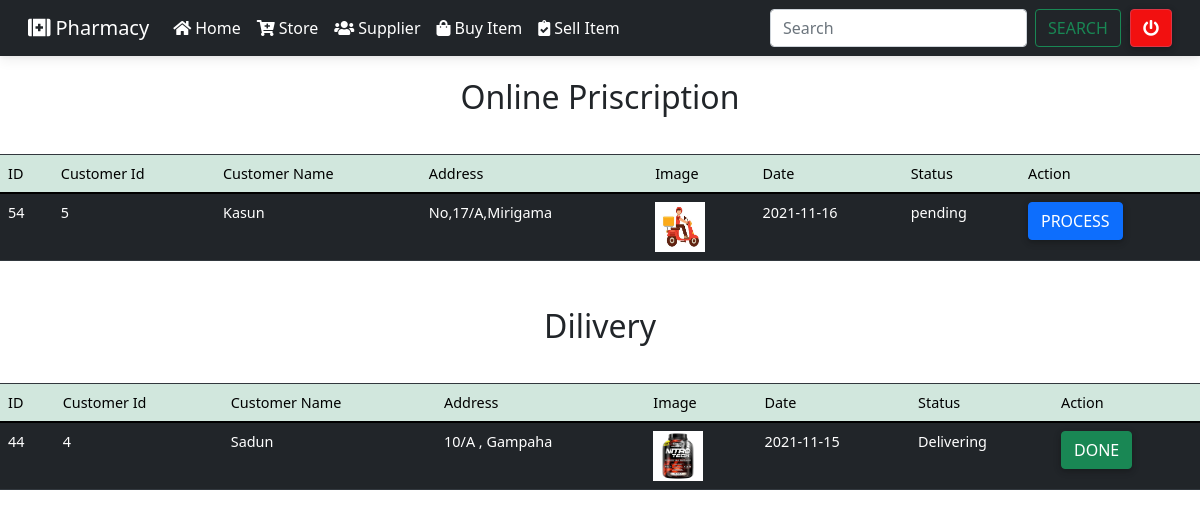
Page /Admin/priscription.php (signed in) on the committed database.
### tables this page shows
CREATE TABLE `pris` (
  `id` int(20) NOT NULL,
  `cus_id` varchar(50) NOT NULL,
  `cus_name` varchar(200) NOT NULL,
  `address` varchar(200) NOT NULL,
  `image` varchar(200) NOT NULL,
  `email` varchar(200) NOT NULL,
  `status` varchar(20) NOT NULL,
  `date` date NOT NULL DEFAULT current_timestamp(),
  `ms` varchar(255) NOT NULL
);

### Admin/priscription.php (the view, shortened to what this page needs)
<?php include('includes/header.php'); ?>
<?php include('includes/navbar.php'); ?>
<?php include('database/connection.php');?>
<div class="table"></br>
    <div class="">
        <h2><center>Online Priscription</center></h2>
    </div></br>
    <div class="widget-content nopadding">
        <table id="dataTable" class="table table-dark  table-hover">
            <thead class="table-success">
                <tr>
                    <th>ID</th>
                    <th>Customer Id</th>
                    <th>Customer Name</th>
                    <th>Address</th>
                    <th>Image</th>
                    <th>Date</th>
                    <th>Status</th>
                    <th>Action</th>
                </tr>
            </thead>
            <tbody>
                <?php
                    $res=mysqli_query($link,"SELECT * FROM `pris` WHERE `status`= 'pending'");
                    while($row=mysqli_fetch_array($res))
                    {
                        ?>
                <tr>
                    <td class="item_id"><?php echo $row["id"]; ?></td>
                    <td><?php echo $row["cus_id"]; ?></td>
                    <td><?php echo $row["cus_name"]; ?></td>
                    <td><?php echo $row["address"]; ?></td>
                    <td> <img src="../Admin/<?php echo $row["image"]; ?>" style="  width: 50px; height: 50px;" alt="image"></td>
                    <td><?php echo $row["date"]; ?></td>
                    <td style=""><?php echo $row["status"]; ?></td>
                    <td><a type="button" class="btn btn-primary" href="priscription_code.php?id=<?php echo $row["id"]; ?> ">Process</a></td>
                </tr>
                <?php
                    }
                ?>
            </tbody>
        </table>
    </div>
</div>
<div class="table"></br>
    <div class="">
        <h2><center>Dilivery</center></h2>
    </div></br>
    <div class="widget-content nopadding">
        <form action="" method="POST">
        <table id="dataTable1" class="table table-dark  table-hover">
            <thead class="table-success">
                <tr>
                    <th>ID</th>
                    <th>Customer Id</th>
                    <th>Customer Name</th>
                    <th>Address</th>
                    <th>Image</th>
                    <th>Date</th>
                    <th>Status</th>
                    <th>Action</th>
                </tr>
            </thead>
            <tbody>
                <?php
                    $res=mysqli_query($link,"SELECT * FROM `pris` WHERE `status`= 'delivered'");
                    while($row=mysqli_fetch_array($res))
                    {$id = $row["cus_id"];
                        ?>
                <tr>
                    <td class="item_id"><?php echo $row["id"]; ?></td>
                    <td><?php echo $id ?></td>
                    <td><?php echo $row["cus_name"]; ?></td>
                    <td><?php echo $row["address"]; ?></td>
                    <td> <img src="../Admin/<?php echo $row["image"]; ?>" style="  width: 50px; height: 50px;" alt="image"></td>
                    <td><?php echo $row["date"]; ?></td>
                    <td style="" value="<?php echo $row["status"]; ?>">Delivering</td>
                    <td><button type="submit" class="btn btn-success" id="submit1" name="submit1">done</button></td>
                </tr>
                                            <?php
                        }
                ?>
            </tbody>
        </table>
        </form>
    </div>
</div>
</body>
</html>

### rows in the picture
pris: id "54", cus "5", cus_name "Kasun", address "No,17/A,Mirigama", image (picture), date "2021-11-16", status "pending"
pris: id "44", cus "4", cus_name "Sadun", address "10/A , Gampaha", image (picture), date "2021-11-15"
